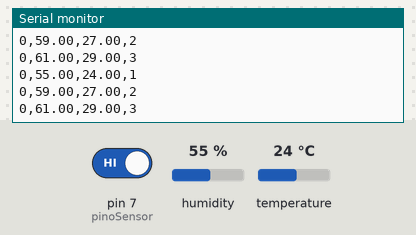
Recording of a sketch running on a simulated Arduino Uno, built with avr-gcc and run on an emulated ATmega328P. Shown: the last lines printed to the serial monitor. Inputs (shaded band) come from the test bench; at power-on: humidity 55 %, pin 7 (pinoSensor) HIGH, temperature 24 °C.

Above: at 5.8 s.
5.9 s: humidity set to 22 %
At 10.7 s:
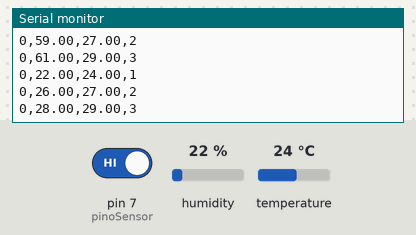
11.9 s: pin 7 (pinoSensor) driven LOW
At 15.5 s:
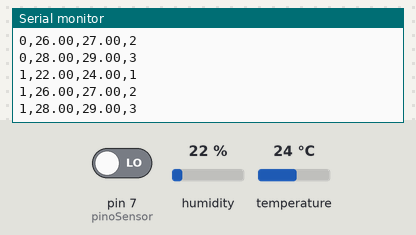
17.9 s: temperature set to 12 °C
At 21.4 s:
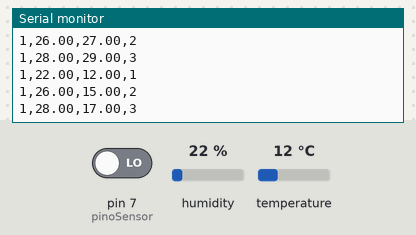
23.9 s: pin 7 (pinoSensor) driven HIGH
At 26.2 s:
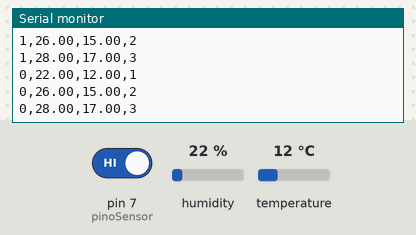
29.9 s: humidity set to 40 %
At 31.0 s:
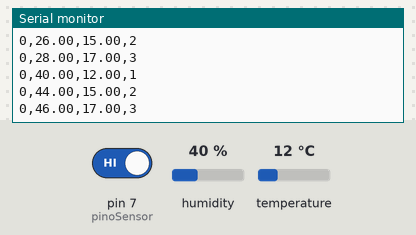
Timing chart, 0 to 32.9 s (numbered marks = the images above; inputs shaded):
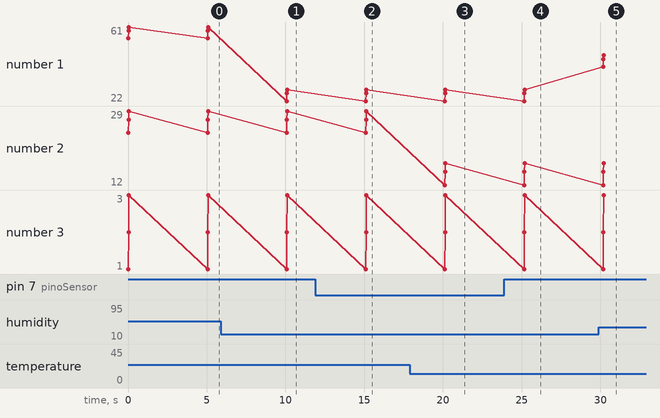

The sketch:

SketchWindasSensorWithMINMAX.ino
```cpp
#include "DHT.h"        // Biblioteca DHT11
#define dht_type DHT11  //Definir tipo DHT11

int dht_pin = A0;                    // Definir Pino Analogico 0 para sensor DHT
DHT dht_1 = DHT(dht_pin, dht_type);  // Declarar tipo do dht
int pinoSensor = 7;     // Definir Pino Digital do sensor XXXX

void setup() {
  pinMode(pinoSensor, INPUT);  //Iniciar entrada do Pino do sensor XXXX
  Serial.begin(9600);
  dht_1.begin();
}

void loop() {
  float umidade = dht_1.readHumidity();         // Define variavel Umidade com valor Float da biblioteca DHT
  float temperatura = dht_1.readTemperature();  // Define variavel Temperatura com valor Float da biblioteca DHT
  int fksensorUm = 1;
  int fksensorDois = 2;
  int fksensorTres = 3;
  int chave;

  if (digitalRead(pinoSensor) == LOW) {  // Se o sensor detectar algo.
    chave = 1;                // separa os valores no monitor serial
  } else {                               // Se sensor estiver livre.
    chave = 0;                 // separa os valores no monitor serial
  }

  if (isnan(temperatura) or isnan(umidade)) {  // Se houver algum erro e não devolver os dados em numeros exibe a mensagem:
    Serial.println("Erro ao ler");             // ERRO AO LER
  } else {
    Serial.print(chave);  //imprime no monitor Serial Valor da Umidade
    Serial.print(",");
    Serial.print(umidade);  //imprime no monitor Serial Valor da Umidade
    Serial.print(",");
    Serial.print(temperatura);
    Serial.print(",");
    Serial.println(fksensorUm);
    Serial.print(chave);  //imprime no monitor Serial Valor da Umidade
    Serial.print(",");
    Serial.print(umidade + 4);  //imprime no monitor Serial Valor da Umidade
    Serial.print(",");
    Serial.print(temperatura + 3);
    Serial.print(",");
    Serial.println(fksensorDois);
    Serial.print(chave);  //imprime no monitor Serial Valor da Umidade
    Serial.print(",");
    Serial.print(umidade + 6);  //imprime no monitor Serial Valor da Umidade
    Serial.print(",");
    Serial.print(temperatura + 5);
    Serial.print(",");
    Serial.println(fksensorTres);
  }

  delay(5000);  // Tempo para consultar os dados novamente
}
```

Measured:
- after the input at 5.9 s, the serial monitor: prints a new line after 4.2 s (image 1)
- after the input at 11.9 s, the serial monitor: prints a new line after 3.2 s (image 2)
- after the input at 17.9 s, the serial monitor: prints a new line after 2.2 s (image 3)
- after the input at 23.9 s, the serial monitor: prints a new line after 1.3 s (image 4)
- after the input at 29.9 s, the serial monitor: prints a new line after 0.28 s (image 5)
- plotted number 1: 61 → 28 after the input at 5.9 s, 28 → 46 after the input at 29.9 s
- plotted number 2: 29 → 17 after the input at 17.9 s
